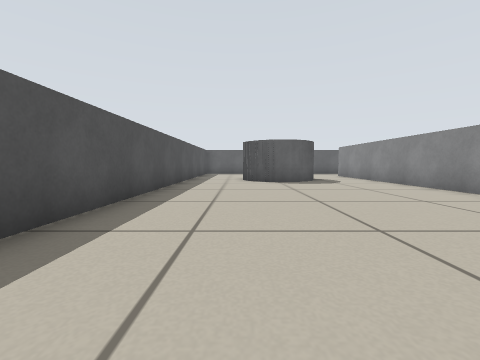
[1] (above)

17 first-person views from a walk through a world built for the Player/Stage simulator. The camera is 0.36 m above the floor, tilts 4° down and sees 90° across. Floor lines are 1 m apart. The floor is counted in squares, 0.5 m on a side. Each view is taken from the middle of a square. On the plan, view 1 faces up. The plan holds only what a view shows up to about 9 squares ahead; the rest is blank. Robots are left out.

[2]
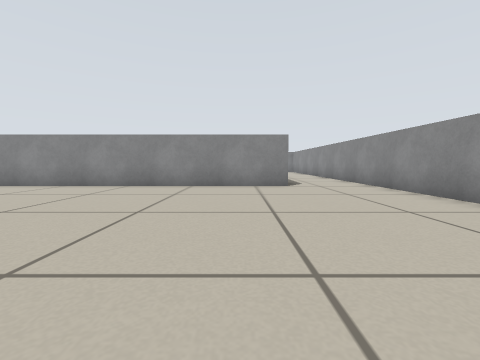

[3]
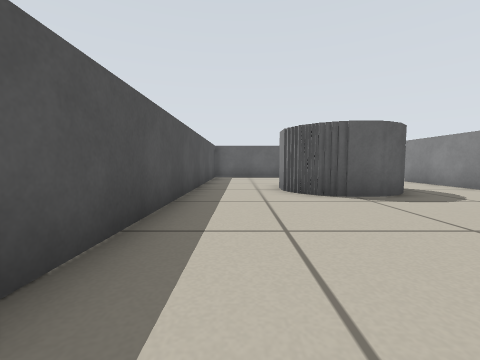

[4]
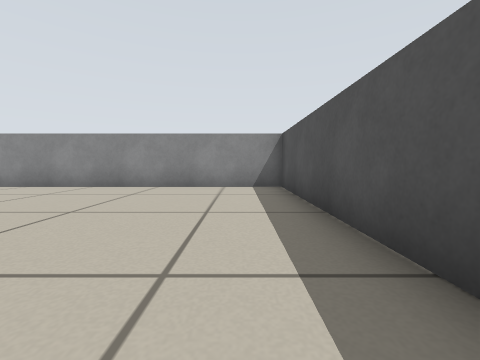

[5]
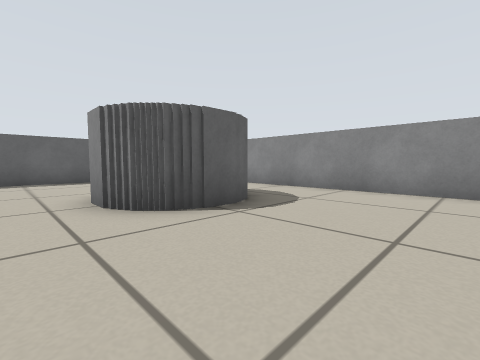

[6]
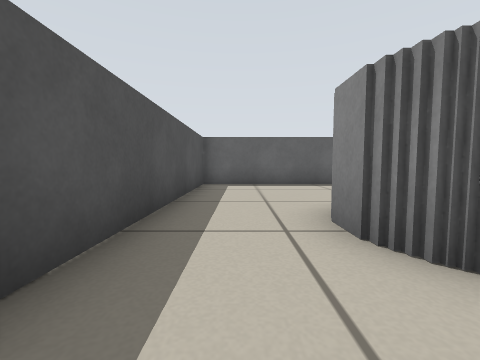

[7]
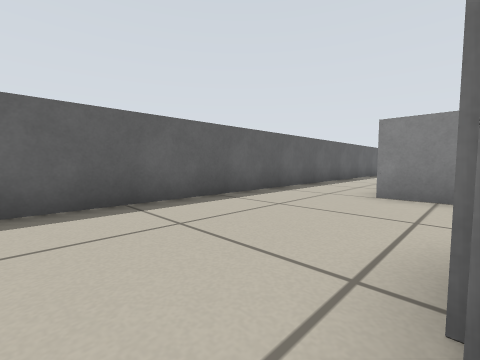

[8]
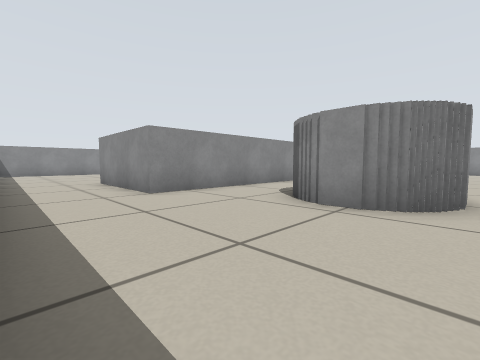

[9]
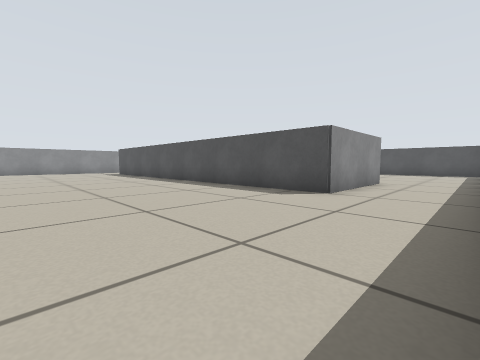

[10]
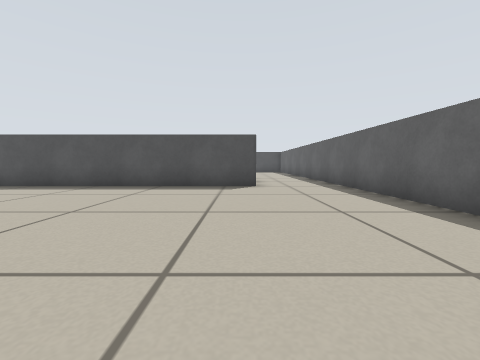

[11]
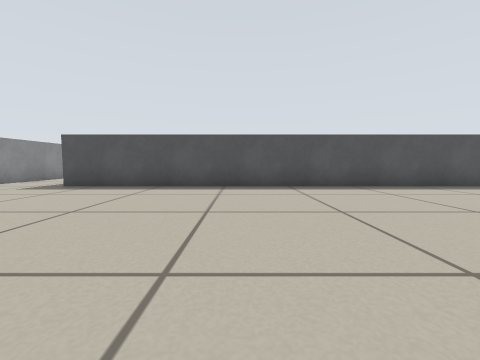

[12]
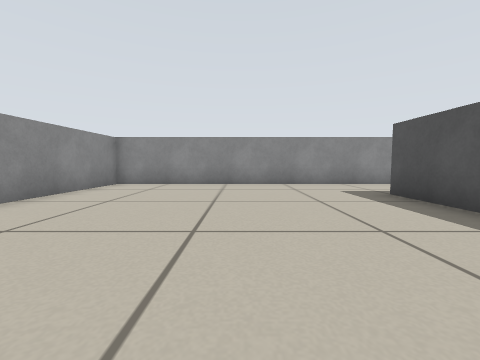

[13]
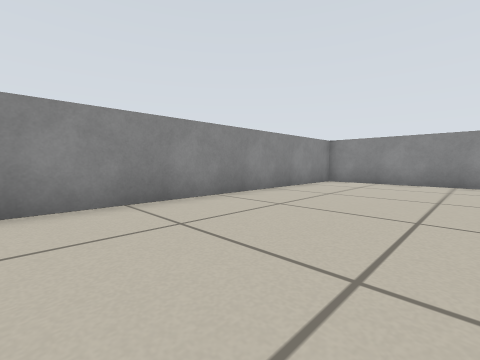

[14]
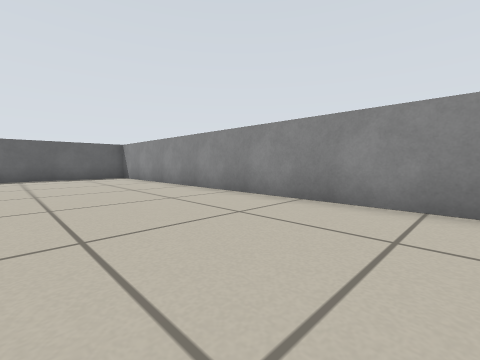

[15]
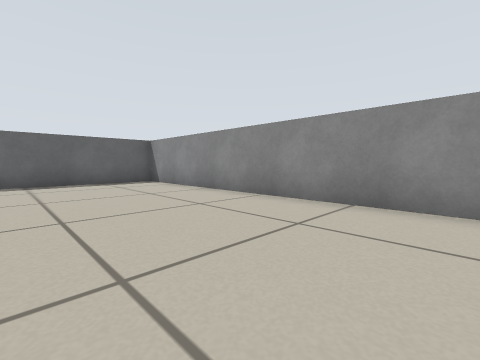

[16]
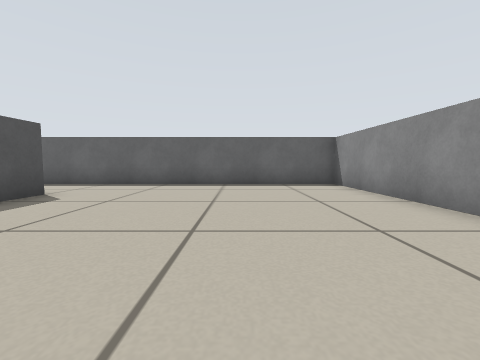

[17]
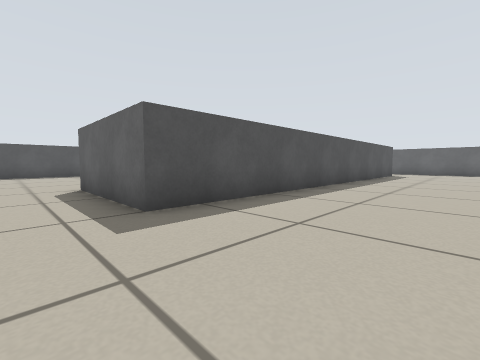

### Floor plan
Ten units are one square. View 1 is at (0, 0); x grows to the right and y downward. Boxes are objects, and circles mark ways between rooms. Rooms are numbered by the first view taken in them; rooms with no view inside come last. Other rooms are left out.
<svg viewBox="-28 -168 206 206">
<path fill="none" stroke="#000" d="M24 -91 9 -91M3 -95 3 -118M1 -101 1 -110M55 5 55 -125M-23 -126 -23 33 44 33M55 -125 55 -135 95 -135 95 5 55 5M22 -118 28 -118M9 -121 24 -121M3 -118 10 -118M44 33 173 33 173 -163 -23 -163 -23 -126"/>
<circle cx="-15" cy="-125" r="3" fill="#2a7"/>
<circle cx="45" cy="-125" r="3" fill="#2a7"/>
<circle cx="53" cy="20" r="3" fill="#2a7"/>
<text x="10" y="-40">1</text>
<text x="110" y="-80">2</text>
</svg>
Room 1 opens to room 2.

Where each view was taken, in squares from view 1:
view 1: 0 up, 0 right, facing up
view 2: 1 up, 2 left, facing right
view 3: 4 up, 1 left, facing up
view 4: 4 up, 1 left, facing down
view 5: 6 up, 1 left, facing up-right
view 6: 8 up, 1 left, facing up
view 7: 12 up, 0 right, facing up-right
view 8: 16 up, 0 right, facing down-right
view 9: 16 up, 15 right, facing down-left
view 10: 13 up, 17 right, facing left
view 11: 5 up, 17 right, facing left
view 12: 5 up, 13 right, facing down
view 13: 6 up, 13 right, facing down-right
view 14: 4 up, 13 right, facing up-right
view 15: 7 up, 13 right, facing up-right
view 16: 8 up, 14 right, facing up
view 17: 2 down, 13 right, facing up-left
